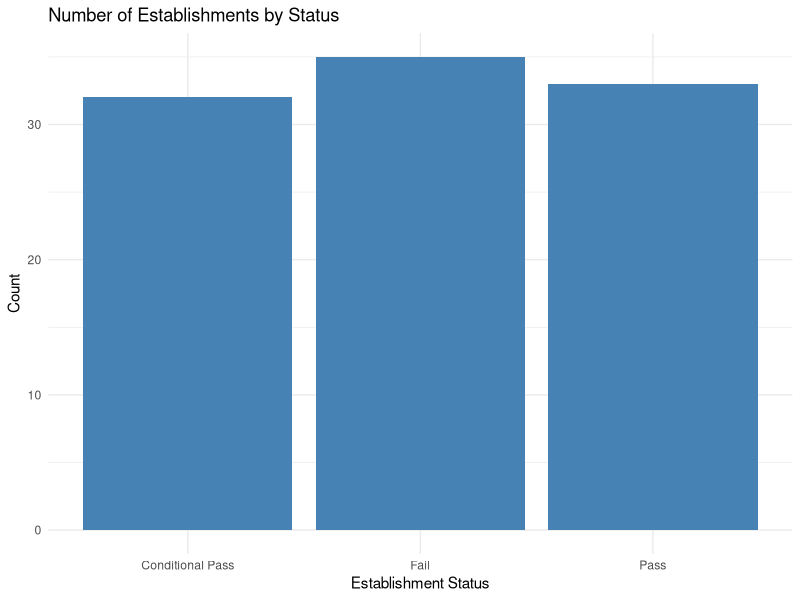
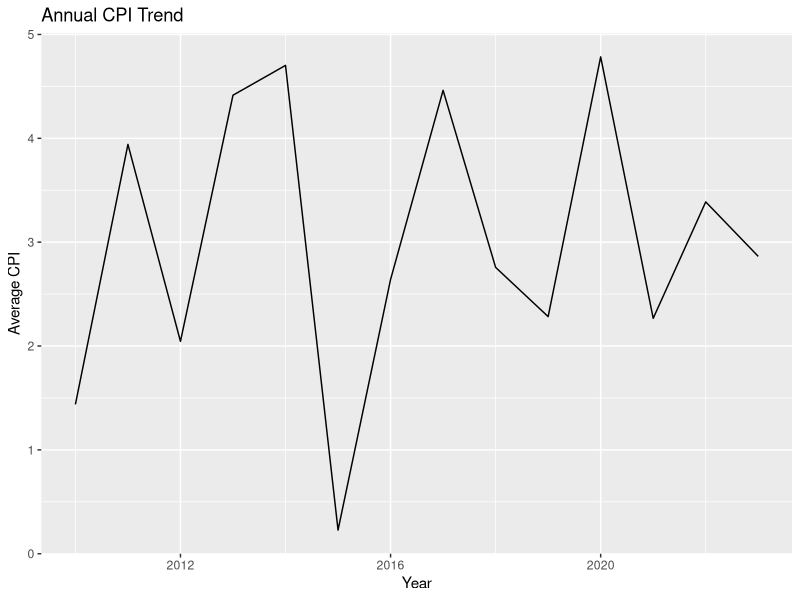

Source code (R) for these figures, in order:
#### Preamble ####
# Purpose: Tests whether dataset can operate normally
# Author: Tianen (Evan) Hao
# Date: 15 January 2024
# Contact: evan4830@gmail.com
# License: MIT
# Pre-requisites: R 4.3.2


#### Test dinesafe data ####
library(tidyverse)

# Use the simulated DineSafe data set
set.seed(123)
simulated_dataset <- tibble(
  `Establishment ID` = 1:100,
  `Establishment Name` = paste("Establishment", 1:100),
  `Establishment Status` = sample(c("Pass", "Conditional Pass", "Fail"), 100, replace = TRUE),
  `Inspection Date` = sample(seq(as.Date('2021-01-01'), as.Date('2021-12-31'), by="day"), 100),
  `Infractions` = sample(0:5, 100, replace = TRUE)
)

status_count <- simulated_dataset %>%
  group_by(`Establishment Status`) %>%
  summarize(Count = n())

ggplot(status_count, aes(x = `Establishment Status`, y = Count)) +
  geom_bar(stat = "identity", fill = "steelblue") +
  theme_minimal() +
  labs(title = "Number of Establishments by Status",
       x = "Establishment Status", y = "Count")

library(dplyr)

inspection_summary <- simulated_dataset %>%
  group_by(`Establishment Status`) %>%
  summarise(Count = n()) %>%
  mutate(Percentage = (Count / sum(Count)) * 100)

print(inspection_summary)


#### Test Toronto's Dashboard Key Indicators data set####

library(dplyr)
library(tibble)

# Use the simulated Toronto's Dashboard Key Indicators data set
set.seed(123)

cpi_data <- tibble(
  Year = 2010:2023, 
  Average_CPI = runif(length(Year), min = 0, max = 5) 
)

print(cpi_data)

library(ggplot2)

ggplot(cpi_data, aes(x = Year, y = Average_CPI)) +
  geom_line() +
  labs(title = "Annual CPI Trend", x = "Year", y = "Average CPI")

cpi_data <- cpi_data %>%
  mutate(Growth_Rate = (Average_CPI - lag(Average_CPI)) / lag(Average_CPI))

print(cpi_data)

model <- lm(Average_CPI ~ Year, data = cpi_data)
summary(model)

future_years <- tibble(Year = 2024:2030)
predictions <- predict(model, newdata = future_years)
future_cpi <- bind_cols(future_years, tibble(Average_CPI = predictions))

print(future_cpi)


